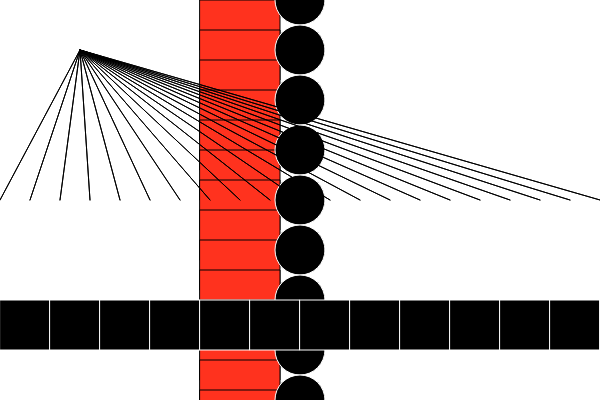
Frame 1 (no input)
Frame 60 (no input): identical to frame 1, image omitted
Frame 120 (the mouse pressed at the canvas centre since frame 60): identical to frame 1, image omitted

The p5.js sketch that drew this single still picture (run headless with seeded random() and noise() and a simulated clock; from frame 60 on, the mouse is pressed at the canvas centre):

// p5.js sketch
// ── sketch.js
/*
Uses while() and for loop() to draw rectangles to the canvas on the y axis.
Created by Dawn C. Hayes March 2017. 
Modified by Luis Medina
*/


function setup() {// function setup
	createCanvas(600, 400);// canvas is setup at 600 by 400px.
}

function draw() {// function draw
	background(255,255,255);//bakground color
	
//while statement
		
	var y = 0;// variable for y coordinate
	while (y <= height) {// while statement: y is less/equal to height
		stroke(0);//stroke value
		fill(255,50,30);// fill color
		rect(200, y, 80, 50);// rectangle coordiantes and size
		y = y + 30;//rectagle y coordinate moves 30px
	}

//for statement
	for (y = 0; y <= height; y += 50) {//y equal to 0; and y is less/equal to the height; and add 50px to y.
		stroke(255);//stroke color
		fill(0);//fill color
		ellipse(300, y, 50, 50);//ellipse coordinates
	}
	
	var x = 0;//var coordinate for x
	while (x <= width) {//while statement
		stroke(0);//stroke 
		fill(255);// fil color
		triangle(x, 200, 80, 50);// triangle coordinates
		x = x + 30;//add 30px to x
	}

	for (x = 0; x <= width; x += 50) {//for statement x equal to 0; x is less/equal to width; and add 50px to x.
		stroke(255);//stroke value
		fill(0);//fill color
		rect(x, 300, 50, 50);//rectangle coordinates
	}
	
}
